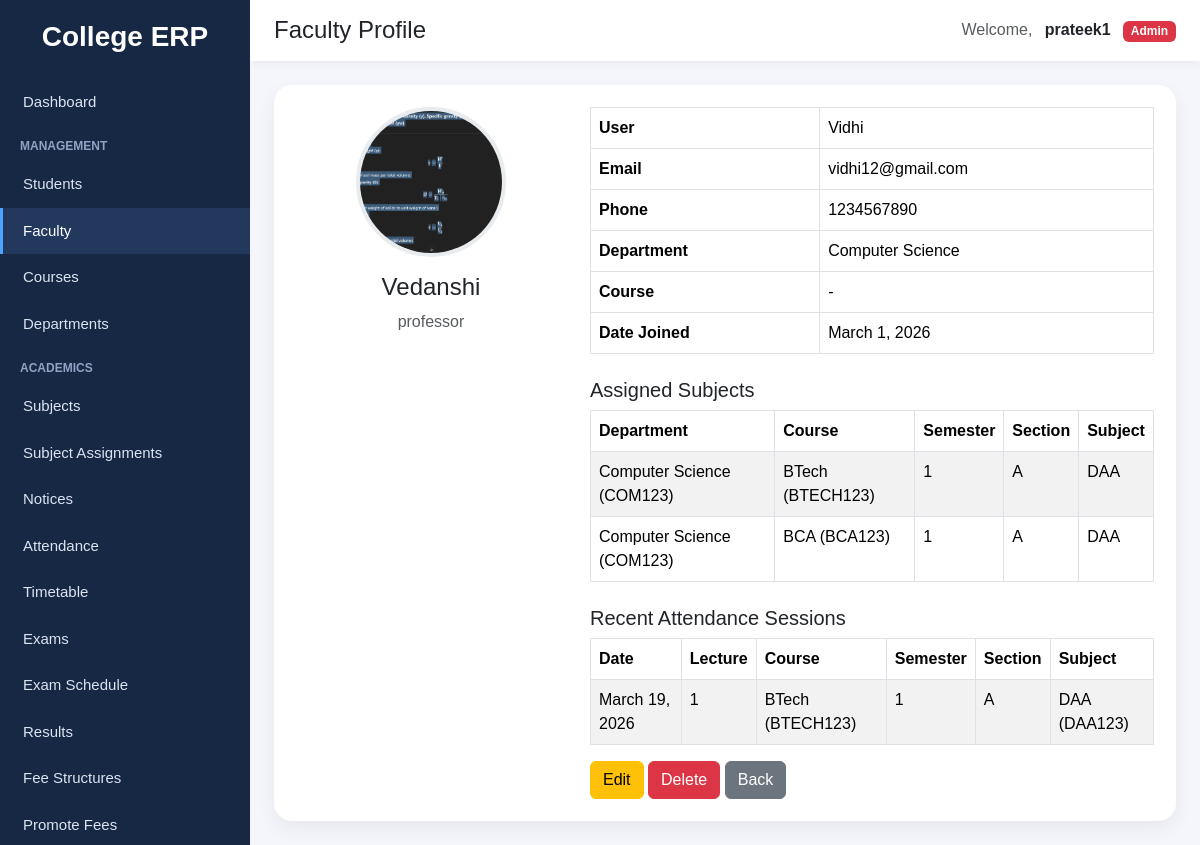
Screenshot of /faculty/profile/19/ (signed in) with the database file from the repository.
### accounts/models.py (models this page shows)
class CustomUser(AbstractUser):
    ROLE_CHOICES = (
        ("student", "Student"),
        ("faculty", "Faculty"),
        ("admin", "Admin"),
    )
    role = models.CharField(max_length=20, choices=ROLE_CHOICES)
    groups = models.ManyToManyField(
        Group,
        blank=True,
        related_name="customuser_set",
        related_query_name="customuser"
    )
    user_permissions = models.ManyToManyField(
        Permission,
        blank=True,
        related_name="customuser_permissions_set",
        related_query_name="customuser_permission"
    )
    def __str__(self):
        return self.username

### faculty/models.py (models this page shows, shortened)
class Faculty(models.Model):
    user = models.OneToOneField(
        settings.AUTH_USER_MODEL,
        on_delete=models.CASCADE,
        related_name='faculty_profile',
        null=True,
        blank=True
    )
    name = models.CharField(max_length=150, blank=True, null=True)
    email = models.EmailField(blank=True, null=True)
    phone = models.CharField(max_length=15, blank=True, null=True)
    department = models.CharField(max_length=100, blank=True, null=True)
    course = models.ForeignKey(
        'courses.Course',
        on_delete=models.SET_NULL,
        null=True,
        blank=True,
        related_name='faculty_members'
    )
    designation = models.CharField(max_length=100, blank=True, null=True)
    photo = models.ImageField(upload_to='faculty/', blank=True, null=True)
    date_joined = models.DateField(blank=True, null=True)
    created_at = models.DateTimeField(auto_now_add=True, null=True, blank=True)

### subjects/models.py (models this page shows, shortened)
class SubjectAssignment(models.Model):
    SEMESTER_CHOICES = (
        (1, 'Semester 1'),
        (2, 'Semester 2'),
        (3, 'Semester 3'),
        (4, 'Semester 4'),
        (5, 'Semester 5'),
        (6, 'Semester 6'),
        (7, 'Semester 7'),
        (8, 'Semester 8'),
    )
    department = models.ForeignKey(
        Department,
        on_delete=models.CASCADE,
        related_name='subject_assignments'
    )
    course = models.ForeignKey(
        Course,
        on_delete=models.CASCADE,
        related_name='subject_assignments'
    )
    semester = models.PositiveSmallIntegerField(choices=SEMESTER_CHOICES)
    section = models.CharField(max_length=20, blank=True, null=True)
    subject = models.ForeignKey(
        Subject,
        on_delete=models.CASCADE,
        related_name='assignments'
    )
    faculty = models.ForeignKey(
        Faculty,
        on_delete=models.CASCADE,
        related_name='subject_assignments'
    )
    is_active = models.BooleanField(default=True)
    created_at = models.DateTimeField(auto_now_add=True)
    class Meta:
        ordering = ['department__name', 'course__name', 'semester', 'section', 'subject__name']
        unique_together = ('course', 'semester', 'section', 'subject')

class Subject(models.Model):
    name = models.CharField(max_length=100)
    code = models.CharField(max_length=20)
    def __str__(self):
        return f"{self.name} ({self.code})"

### departments/models.py (models this page shows)
class Department(models.Model):
    name = models.CharField(max_length=100, unique=True)
    code = models.CharField(max_length=10, unique=True)
    class Meta:
        ordering = ["name"]
    def __str__(self):
        return f"{self.name} ({self.code})"

### courses/models.py (models this page shows)
class Course(models.Model):
    name = models.CharField(max_length=100, unique=True)
    code = models.CharField(max_length=20, unique=True)
    department = models.ForeignKey(
        Department,
        on_delete=models.CASCADE,
        related_name="courses"
    )
    duration = models.PositiveIntegerField(default=3)
    faculty = models.ForeignKey(
        "faculty.Faculty",
        on_delete=models.SET_NULL,
        null=True,
        blank=True,
        related_name="assigned_courses"
    )
    created_at = models.DateTimeField(auto_now_add=True)
    class Meta:
        ordering = ["name"]
    def __str__(self):
        return f"{self.name} ({self.code})"

### attendance/models.py (models this page shows, shortened)
class AttendanceSession(models.Model):
    department = models.ForeignKey(
        Department,
        on_delete=models.CASCADE,
        related_name='attendance_sessions'
    )
    course = models.ForeignKey(
        Course,
        on_delete=models.CASCADE,
        related_name='attendance_sessions'
    )
    semester = models.PositiveSmallIntegerField()
    section = models.CharField(max_length=20, blank=True, null=True)
    subject = models.ForeignKey(
        Subject,
        on_delete=models.CASCADE,
        related_name='attendance_sessions'
    )
    faculty = models.ForeignKey(
        Faculty,
        on_delete=models.SET_NULL,
        null=True,
        blank=True,
        related_name='attendance_sessions'
    )
    date = models.DateField()
    lecture_number = models.PositiveSmallIntegerField(default=1)
    created_at = models.DateTimeField(auto_now_add=True)
    updated_at = models.DateTimeField(auto_now=True)
    class Meta:
        ordering = ['-date', 'lecture_number']
        unique_together = (
            'department',
            'course',
            'semester',
            'section',
            'subject',
            'date',
            'lecture_number',
        )

### faculty/views.py (the view)
# urls.py: path('profile/<int:pk>/', views.faculty_profile, name='faculty_profile'),
@login_required
@role_required(['faculty'])
def faculty_profile(request, pk):
    faculty = get_object_or_404(Faculty, pk=pk)
    assigned_subjects = SubjectAssignment.objects.select_related(
        "department", "course", "subject", "faculty"
    ).filter(
        faculty=faculty,
        is_active=True
    ).order_by("semester", "section", "subject__name")
    attendance_sessions = AttendanceSession.objects.select_related(
        "department", "course", "subject", "faculty"
    ).filter(
        faculty=faculty
    ).order_by("-date", "-lecture_number")[:10]
    return render(request, "faculty/faculty_profile.html", {
        "faculty": faculty,
        "assigned_subjects": assigned_subjects,
        "attendance_sessions": attendance_sessions,
    })

### notices/context_processors.py (called while the page is built)
def latest_notices(request):
    if not request.user.is_authenticated:
        return {"latest_notices": []}
    notices = get_visible_notices_for_user(request.user)[:5]
    return {"latest_notices": notices}

### notices/views.py (called while the page is built, shortened)
def get_visible_notices_for_user(user):
    notices = Notice.objects.filter(
        is_active=True,
        publish_date__lte=timezone.now()
    ).exclude(
        expiry_date__isnull=False,
        expiry_date__lt=timezone.now()
    )
    if user.is_superuser or getattr(user, "role", None) == "admin":
        return notices.order_by("-publish_date", "-id")

### faculty/templates/faculty/faculty_profile.html (shortened to what this page needs)
{% extends "base.html" %}
{% block page_title %}Faculty Profile{% endblock %}
{% block content %}
<div class="page-card">
    <div class="row align-items-start">
        <div class="col-md-4 text-center">
            {% if faculty.photo %}
                <img src="{{ faculty.photo.url }}" class="profile-img mb-3" alt="Faculty Photo">
            {% else %}
                <div class="border rounded-circle d-flex align-items-center justify-content-center mx-auto mb-3"
                     style="width:150px;height:150px;background:#f1f3f5;">
                    No Photo
                </div>
            {% endif %}
            <h4>{{ faculty.name }}</h4>
            <p class="text-muted mb-0">{{ faculty.designation }}</p>
        </div>
        <div class="col-md-8">
            <table class="table table-bordered">
                <tr><th>User</th><td>{{ faculty.user|default:"-" }}</td></tr>
                <tr><th>Email</th><td>{{ faculty.email|default:"-" }}</td></tr>
                <tr><th>Phone</th><td>{{ faculty.phone|default:"-" }}</td></tr>
                <tr><th>Department</th><td>{{ faculty.department|default:"-" }}</td></tr>
                <tr><th>Course</th><td>{{ faculty.course|default:"-" }}</td></tr>
                <tr><th>Date Joined</th><td>{{ faculty.date_joined|default:"-" }}</td></tr>
            </table>
            <div class="mt-4">
                <h5>Assigned Subjects</h5>
                {% if assigned_subjects %}
                    <table class="table table-striped table-bordered">
                        <thead>
                            <tr>
                                <th>Department</th>
                                <th>Course</th>
                                <th>Semester</th>
                                <th>Section</th>
                                <th>Subject</th>
                            </tr>
                        </thead>
                        <tbody>
                            {% for item in assigned_subjects %}
                            <tr>
                                <td>{{ item.department }}</td>
                                <td>{{ item.course }}</td>
                                <td>{{ item.semester }}</td>
                                <td>{{ item.section|default:"-" }}</td>
                                <td>{{ item.subject.name }}</td>
                            </tr>
                            {% endfor %}
                        </tbody>
                    </table>
                {% else %}
                    <p class="text-muted">No subjects assigned.</p>
                {% endif %}
            </div>
            <div class="mt-4">
                <h5>Recent Attendance Sessions</h5>
                {% if attendance_sessions %}
                    <table class="table table-striped table-bordered">
                        <thead>
                            <tr>
                                <th>Date</th>
                                <th>Lecture</th>
                                <th>Course</th>
                                <th>Semester</th>
                                <th>Section</th>
                                <th>Subject</th>
                            </tr>
                        </thead>
                        <tbody>
                            {% for session in attendance_sessions %}
                            <tr>
                                <td>{{ session.date }}</td>
                                <td>{{ session.lecture_number }}</td>
                                <td>{{ session.course }}</td>
                                <td>{{ session.semester }}</td>
                                <td>{{ session.section|default:"-" }}</td>
                                <td>{{ session.subject }}</td>
                            </tr>
                            {% endfor %}
                        </tbody>
                    </table>
                {% else %}
                    <p class="text-muted">No attendance sessions found.</p>
                {% endif %}
            </div>
            <div class="mt-3">
                {% if request.user.is_superuser or request.user.role == 'faculty' %}
                    <a href="/faculty/edit/{{ faculty.id }}/" class="btn btn-warning">Edit</a>
                    <a href="/faculty/delete/{{ faculty.id }}/" class="btn btn-danger">Delete</a>
                {% endif %}
                <a href="/faculty/" class="btn btn-secondary">Back</a>
            </div>
        </div>
    </div>
</div>
{% endblock %}

### templates/base.html (shortened to what this page needs)
<!DOCTYPE html>
<html lang="en">
<head>
    <link href="https://cdn.jsdelivr.net/npm/bootstrap@5.3.3/dist/css/bootstrap.min.css" rel="stylesheet">
</head>
<body>
<div class="sidebar">
    <h3>College ERP</h3>
    {% if request.user.is_authenticated %}
        {% if request.user.is_superuser or request.user.role == 'admin' %}
            <a href="/dashboard/" class="{% if '/dashboard' in request.path or request.path == '/' %}active-link{% endif %}">
                Dashboard
            </a>
            <div class="sidebar-section-title">Management</div>
            <a href="{% url 'student_list' %}" class="{% if '/students/' in request.path %}active-link{% endif %}">
                Students
            </a>
            <a href="{% url 'faculty_list' %}" class="{% if '/faculty/' in request.path %}active-link{% endif %}">
                Faculty
            </a>
            <a href="/courses/" class="{% if '/courses/' in request.path %}active-link{% endif %}">
                Courses
            </a>
            <a href="/departments/" class="{% if '/departments/' in request.path %}active-link{% endif %}">
                Departments
            </a>
            <div class="sidebar-section-title">Academics</div>
            <a href="/subjects/" class="{% if '/subjects/' in request.path and '/subjects/assignments/' not in request.path and '/subjects/my/' not in request.path %}active-link{% endif %}">
                Subjects
            </a>
            <a href="{% url 'subject_assignment_list' %}" class="{% if '/subjects/assignments/' in request.path %}active-link{% endif %}">
                Subject Assignments
            </a>
            <a href="{% url 'notice_list' %}" class="{% if '/notices/' in request.path %}active-link{% endif %}">
                Notices
            </a>
            <a href="{% url 'attendance_list' %}" class="{% if '/attendance/' in request.path %}active-link{% endif %}">
                Attendance
            </a>
            <a href="{% url 'timetable_list' %}" class="{% if '/timetable/' in request.path and '/timetable/faculty/' not in request.path and '/timetable/student/' not in request.path %}active-link{% endif %}">
                Timetable
            </a>
            <a href="/exams/" class="{% if '/exams/' in request.path and '/exams/results/' not in request.path %}active-link{% endif %}">
                Exams
            </a>
            <a href="{% url 'exam_schedule_list' %}" class="{% if '/exams/schedule/' in request.path %}active-link{% endif %}">
                Exam Schedule
            </a>
            <a href="{% url 'result_list' %}" class="{% if '/exams/results/list/' in request.path %}active-link{% endif %}">
                Results
            </a>
            <a href="{% url 'fee_structure_list' %}" class="{% if '/finance/structures/' in request.path %}active-link{% endif %}">
                Fee Structures
            </a>
            <a href="{% url 'promote_student_fee' %}" class="{% if '/finance/promote/' in request.path %}active-link{% endif %}">
                Promote Fees
            </a>
        {% endif %}
    {% endif %}
</div>
<div class="main-content">
    <div class="topbar d-flex justify-content-between align-items-center">
        <h4 class="mb-0">{% block page_title %}College ERP{% endblock %}</h4>
        <div>
            {% if request.user.is_authenticated %}
                <span class="me-2 text-muted">Welcome,</span>
                <strong>{{ request.user.username }}</strong>
                {% if request.user.is_superuser %}
                    <span class="badge bg-danger ms-2">Admin</span>
                {% elif request.user.role %}
                    <span class="badge bg-primary ms-2">{{ request.user.role|title }}</span>
                {% endif %}
            {% endif %}
        </div>
    </div>
    <div class="content-area">
        {% block content %}{% endblock %}
    </div>
</div>
</body>
</html>

### templates/base.html (style rules this page uses)
body { background-color: #f4f6fb; margin: 0; padding: 0; font-family: Arial, sans-serif; }
.sidebar { width: 250px; min-height: 100vh; background: #172844; color: white; position: fixed; top: 0; left: 0; padding-top: 20px; }
.sidebar h3 { text-align: center; margin-bottom: 25px; font-weight: 700; }
.sidebar a { color: #dbe4f0; text-decoration: none; display: block; padding: 12px 20px; font-size: 15px; border-left: 3px solid transparent; }
.sidebar a:hover, .sidebar a.active-link { background: #22385d; color: white; border-left: 3px solid #4da3ff; }
.sidebar-section-title { font-size: 12px; color: #8fa4c3; padding: 12px 20px 6px; text-transform: uppercase; font-weight: bold; }
.main-content { margin-left: 250px; min-height: 100vh; }
.topbar { background: white; padding: 16px 24px; box-shadow: 0 2px 10px rgba(0,0,0,0.06); }
.content-area { padding: 24px; }
.page-card { background: white; border-radius: 18px; padding: 22px; box-shadow: 0 8px 20px rgba(0,0,0,0.06); }
.profile-img { width: 150px; height: 150px; object-fit: cover; border-radius: 50%; border: 4px solid #e9ecef; }

### rows the page displays
CustomUser: user.username "prateek1"
Faculty: photo (picture), name "Vedanshi", designation "professor", user "Vidhi", email "vidhi12@gmail.com", phone "1234567890", department "Computer Science", course "-", date_joined "March 1, 2026"
SubjectAssignment: department "Computer Science (COM123)", course "BTech (BTECH123)", semester "1", section "A", subject.name "DAA"
SubjectAssignment: department "Computer Science (COM123)", course "BCA (BCA123)", semester "1", section "A", subject.name "DAA"
AttendanceSession: date "March 19, 2026", lecture_number "1", course "BTech (BTECH123)", semester "1", section "A", subject "DAA (DAA123)"
